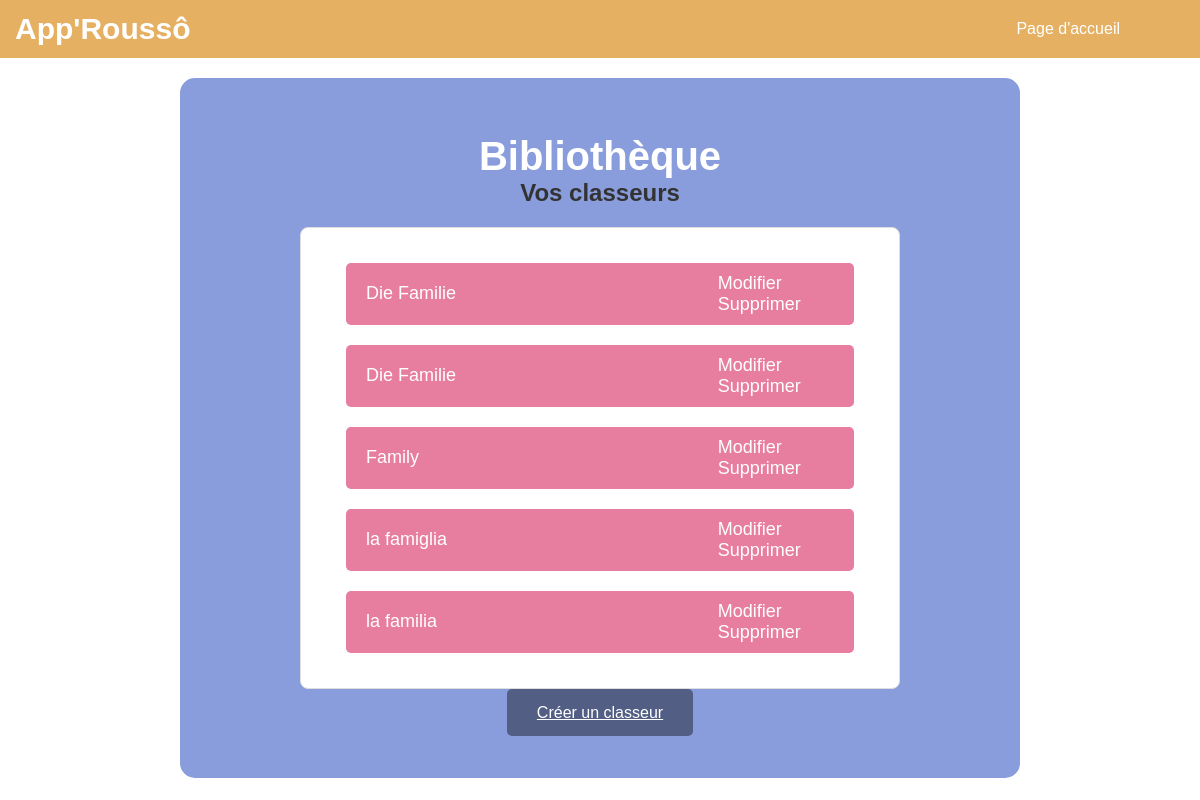
Screenshot of /classeurs/ (signed in) with the database file from the repository.
### cards/models.py (models this page shows, shortened)
class Classeur(models.Model):
    LANGUAGES = [
        ('DE', 'Allemand'),
        ('IT', 'Italien'),
        ('ES', 'Espagnol'),
        ('EN', 'Anglais')
    ]
    name = models.CharField(max_length=200, null=False)
    user = models.ForeignKey(User, on_delete=models.CASCADE)  # Classeur asso. avec un utilisateur
    public = models.BooleanField(default=False)
    category = models.CharField(max_length=2, choices=LANGUAGES, default='FR')  # Catégorie / Langue

### cards/views.py (the view)
# urls.py: path('classeurs/', views.classeur_list, name='classeur_list'),
@login_required
def classeur_list(request):
    if not request.user.is_authenticated:
        return redirect('login')  # Redirect to the login page or handle it as needed
    classeurs = Classeur.objects.filter(user=request.user)
    return render(request, 'cards/classeur_list.html', {'classeurs': classeurs})

### cards/templates/cards/classeur_list.html (shortened to what this page needs)
<!DOCTYPE html>
<html lang="en">
{% load static %}
<head>
    <link rel="stylesheet" href="https://cdn.simplecss.org/simple.min.css">
    <link rel="stylesheet" href="{% static 'css/styles_classeur_liste.css' %}">
</head>
<body>
    <nav>
        <h1>App'Roussô</h1>
        <ul>
            <li><a href="{% url 'welcome' %}">Page d'accueil</a></li>
        </ul>
    </nav>
    {% block content %}
    <div class="container">
        <div class="box-classeur">
            <h1>Bibliothèque</h1>
            <h3>Vos classeurs</h3>
            {% if classeurs %}
                <ul class="classeur-list">
                    {% for classeur in classeurs %}
                        <li class="classeur-item">
                            <a href="{% url 'classeur_detail' classeur.pk %}" class="classeur-link">
                                    <span class="classeur-title">{{ classeur.name }}</span>
                            </a>
                            <div class="classeur-actions">
                                <a href="{% url 'classeur-edit' classeur.pk %}" class="action-link">Modifier</a>
                                <a href="{% url 'classeur_delete' classeur.pk %}" class="action-link">Supprimer</a>
                            </div>
                        </li>
                    {% endfor %}
                </ul>
            {% else %}
                <p>Aucun classeur trouvé.</p>
            {% endif %}
            <div class="buttons">
                <a href="{% url 'classeur_create' %}" class="button">Créer un classeur</a>
            </div>
        </div>
    </div>
    {% endblock %}
</body>
</html>

### static/css/styles_classeur_liste.css (style rules this page uses)
* { margin: 0; padding: 0; box-sizing: border-box; font-family: 'arial', sans-serif; }
body { width: 100%; height: 100%; display: flex; flex-direction: column; color:white; }
nav { width: 100%; display: flex; align-items: center; justify-content: space-between; padding: 10px 0; background: #e6b063; position: relative; z-index: 1; }
nav ul { list-style: none; width: 100%; text-align: right; padding-right: 60px; }
nav ul li { display: inline-block; margin: 10px 20px; }
nav ul li a { color: #ffffff; text-decoration: none; }
.container { width: 100vw; height: 90vh; box-sizing: border-box; display: flex; padding-top: 20px; align-items:center; flex-direction: column; position: relative; z-index: 1; }
nav h1 { font-size: 30px; color: white; margin: 0; padding-left: 15px; }
.button { margin: 10px; padding: 15px 30px; font-size: 16px; cursor: pointer; border: none; border-radius: 5px; background-color: rgba(0,0,0,0.4); color: white; transition: background-color 0.3s; }
div ul { list-style: none; width: 100%; text-align: left; padding-right: 60px; row-gap: 10px; }
div ul li { display: flex; margin: 20px 30px; }
div ul li a { color:white; text-decoration: none; border-radius: 5px; width: 100%; padding: 10px; }
h1 { font-size: 40px; color: white; align-content: center; text-align: center; }
.box-classeur { width: 70vw; height: auto; justify-items:center; align-content:center; background-color: #899cdc; padding: 20px; border-radius: 15px; flex:5 }
.box-flashcards h3, .box-classeur h3 { font-size: 24px; color: #333; margin-bottom: 20px; }
ul { list-style: none; padding: 0; }
.cards-list, .classeur-list { width: 50vw; margin: 0 auto; background: #fff; border: 1px solid #ddd; border-radius: 8px; padding: 15px; margin-bottom: 15px; transition: transform 0.3s ease; }
.cards-list h4, .classeur-list { font-size: 18px; color: #555; }
.classeur-list li { background: rgb(232, 126, 159); padding: 10px; border-radius: 5px; }
.classeur-title { flex: 2 }

### rows the page displays
Classeur: name "Die Familie"
Classeur: name "Die Familie"
Classeur: name "Family"
Classeur: name "la famiglia"
Classeur: name "la familia"
